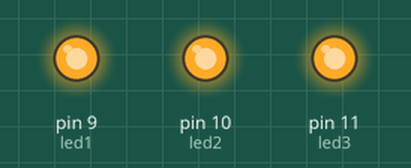
Recording of a sketch running on a simulated Arduino Uno, built with avr-gcc and run on an emulated ATmega328P. Shown: output pins drawn as LEDs (lit = HIGH).

Above: at 0.1 s.
Timing chart, 0 to 1.6 s (numbered marks = the images above):
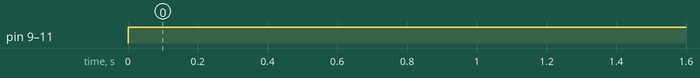

Measured:
- by itself, pin 9 (led1), pin 10 (led2), pin 11 (led3): LOW → HIGH at 0.00 s

The sketch:

Tugas.ino
```cpp
//yohannes CHy
//11020

int NilaiMerah;
int NilaiHijau;
int NilaiBiru;
const int led1 = 9;   //merah
const int led2 = 10; //hijau
const int led3 = 11; //biru
byte RXBuf[2];


void setup() {
  // initialize the digital pin as an output.
  pinMode(led1, OUTPUT);
  pinMode(led2, OUTPUT);
  pinMode(led3, OUTPUT);
  Serial.begin(9600);   //open serial port
 }

 void Nyala_led(int NilaiMerah, int NilaiHijau, int NilaiBiru){
   analogWrite(led1, ~NilaiMerah); //  R
   analogWrite(led2, ~NilaiHijau); //  B
   analogWrite(led3, ~NilaiBiru); //  G
    }

void loop(){
  Nyala_led(NilaiMerah,NilaiHijau,NilaiBiru);
  if (Serial.available()){
   int nBytes = Serial.readBytes(RXBuf,sizeof(RXBuf));
   if (nBytes>=2){
    if (RXBuf[0]=='R'){NilaiMerah = int(RXBuf[1]);}
    if (RXBuf[0]=='G'){NilaiHijau = int(RXBuf[1]);}
    if (RXBuf[0]=='B'){NilaiBiru = int(RXBuf[1]);}
    }
 }
}
```
